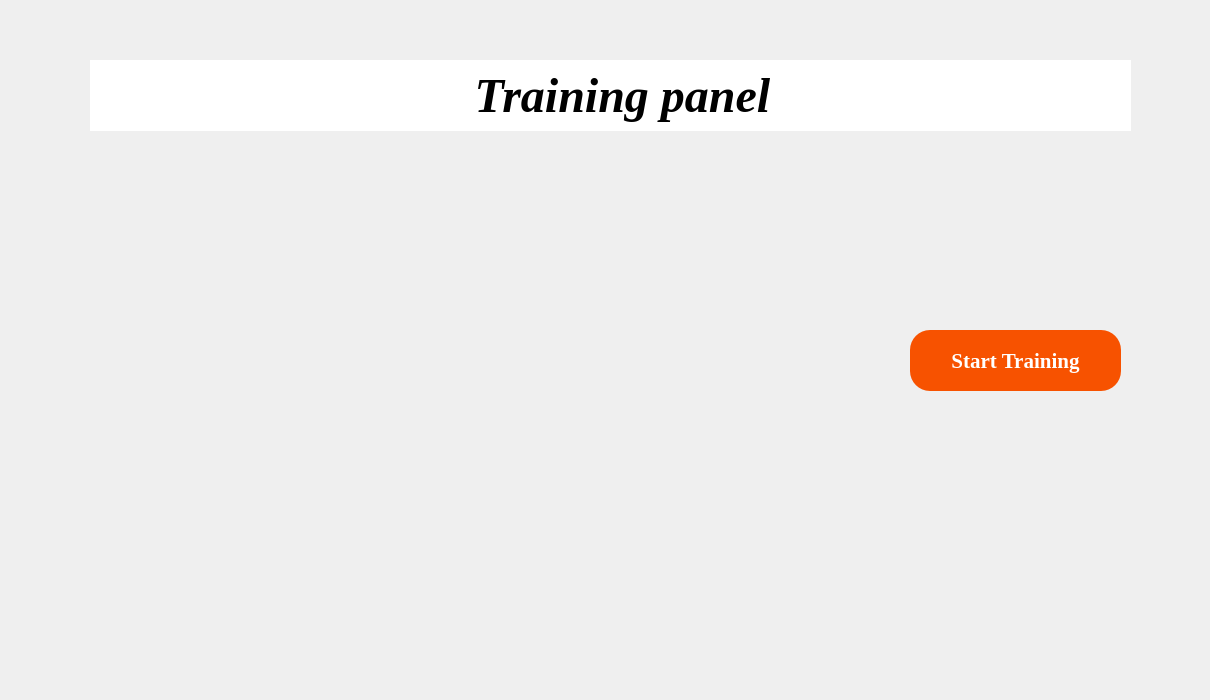
    <widget class="QWidget" name="train_tab">
     <attribute name="title">
      <string>Trainer</string>
     </attribute>
     <widget class="QLabel" name="label_18">
      <property name="geometry">
       <rect>
        <x>0</x>
        <y>10</y>
        <width>1201</width>
        <height>681</height>
       </rect>
      </property>
      <property name="text">
       <string/>
      </property>
      <property name="pixmap">
       <pixmap>photo_2021-12-18_14-15-30.jpg</pixmap>
      </property>
     </widget>
     <widget class="QLabel" name="label_38">
      <property name="geometry">
       <rect>
        <x>90</x>
        <y>60</y>
        <width>1041</width>
        <height>71</height>
       </rect>
      </property>
      <property name="font">
       <font>
        <family>Times New Roman</family>
        <pointsize>36</pointsize>
        <weight>75</weight>
        <italic>true</italic>
        <bold>true</bold>
       </font>
      </property>
      <property name="styleSheet">
       <string notr="true">background-color: rgb(255, 255, 255);</string>
      </property>
      <property name="text">
       <string>  Training panel</string>
      </property>
      <property name="alignment">
       <set>Qt::AlignCenter</set>
      </property>
     </widget>
     <widget class="QPushButton" name="start_training">
      <property name="geometry">
       <rect>
        <x>910</x>
        <y>330</y>
        <width>211</width>
        <height>61</height>
       </rect>
      </property>
      <property name="font">
       <font>
        <family>Times New Roman</family>
        <pointsize>16</pointsize>
        <weight>75</weight>
        <bold>true</bold>
       </font>
      </property>
      <property name="autoFillBackground">
       <bool>false</bool>
      </property>
      <property name="styleSheet">
       <string notr="true">QPushButton:hover{
background-color:black;
border-radius:20px;
	
}
QPushButton{
background-color: #f75200;
border-radius:20px;
color:white;
}

</string>
      </property>
      <property name="text">
       <string>Start Training</string>
      </property>
     </widget>
    </widget>
